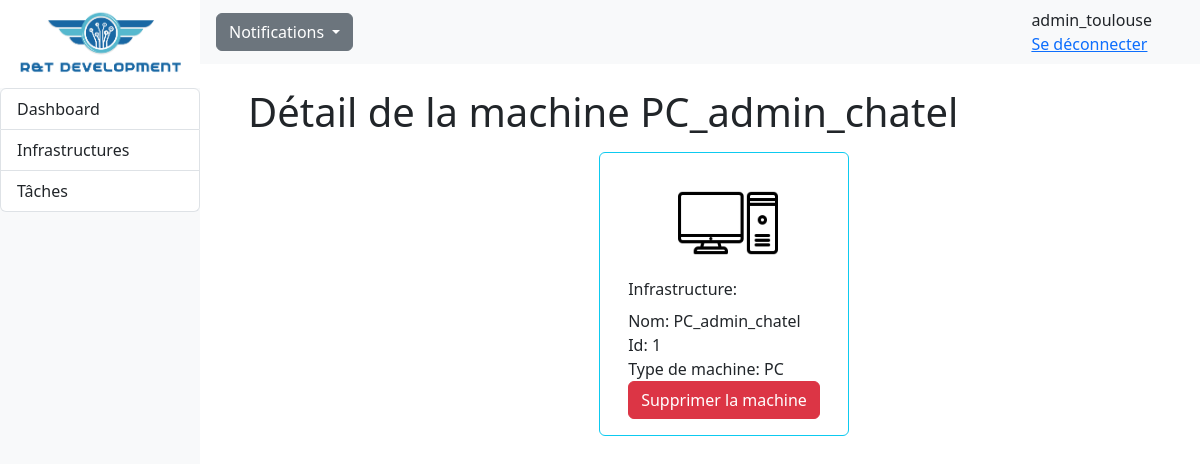
The page /RT_app/admin/machine-1 (signed in) on the database its author committed.
### RT_app/models.py (models this page shows, shortened)
class Personnel(AbstractUser):
    id = models.AutoField(primary_key=True,editable=False)
    is_staff = models.BooleanField(default=False)
    id_infrastructure = models.ForeignKey('Infrastructure', on_delete=models.CASCADE, null=True, default=None)

class Machine(models.Model):
    TYPE = (
        ('PC', 'PC - OS windows'),
        ('Mac', ('Mac - OS MacOS')),
        ('Serveur', ('Serveur - OS Debian')),
        ('Autre', ('Autre type de machine')),
    )
    id = models.AutoField(primary_key=True,editable=False)
    nom = models.CharField(max_length=30, default="PC")
    ip = models.CharField(max_length=15, default="172.0.0.1", validators=[RegexValidator(r'^((25[0-5]|(2[0-4]|1\d|[1-9]|)\d)\.?\b){4}$')])
    etat = models.BooleanField(default=True)
    id_infrastructure = models.ForeignKey('Infrastructure', on_delete=models.CASCADE)
    type_machine = models.CharField(max_length=32, choices=TYPE, default='PC')

### RT_app/views.py (the view)
# urls.py: path('admin/machine-<pk>',views.machine_detail_view ,name='machine-detail'),
@login_required
def machine_detail_view(request, pk):
    machine_seule = get_object_or_404(Machine, id=pk)
    context = {'machine': machine_seule}
    return render(request, 'admin/machine_detail.html', context)

### RT_app/templates/admin/machine_detail.html (shortened to what this page needs)
{% extends "dashboard.html" %}
{% block content %}
{% load static %}
<div class="mt-4 ms-5">
    <div class="row row-cols-lg-auto pe-4 align-items-center justify-content-between">
        <h1>Détail de la machine {{machine.nom}}</h1>
    </div>
        <div class="row gap-3 justify-content-evenly">
            <div class="card border-info mt-2 col-auto">
                <div class="card-body">
                    {% if machine.type_machine == 'PC' %}
                        <div class="card-img-top m-1"><img src="{% static 'img/admin/pc.png' %}" class="img-fluid mx-auto d-block" style="width: 100px;" alt="PC"></div>
                    {% elif machine.type_machine == 'Mac' %}
                        <div class="card-img-top m-1"><img src="{% static 'img/admin/mac.png' %}" class="img-fluid mx-auto d-block" style="width: 100px;" alt="Mac"></div>
                    {% elif machine.type_machine == 'Serveur' %}
                        <div class="card-img-top m-1"><img src="{% static 'img/admin/serveur.png' %}" class="img-fluid mx-auto d-block" style="width: 100px;" alt="Serveur"></div>
                    {% elif machine.type_machine == 'Autre' %}
                        <div class="card-img-top m-1"><img src="{% static 'img/admin/autre.png' %}" class="img-fluid mx-auto d-block" style="width: 100px;" alt="Autre"></div>
                    {% endif %}
                    <div class="card-title">Infrastructure: {{infrastructure.nom}}</div>
                    <div class="card-text">Nom: {{ machine.nom }}</div>
                    <div class="card-text">Id: {{ machine.id }}</div>
                    <div class="card-text">Type de machine: {{ machine.type_machine }}</div>
                    <form method="POST" action="{% url 'machine-delete' machine.id %}">
                        <button class="btn btn-danger" type="submit">Supprimer la machine</button>
                    </div>
                </div>
            </div>
        </div>
</div>
{% endblock %}

### RT_app/templates/admin/dashboard.html (shortened to what this page needs)
<!DOCTYPE html>
<html lang="en">
<head>
    {% load static %}
    <link rel="stylesheet" href="{% static 'css/styles.css' %}">
    <link href="https://cdn.jsdelivr.net/npm/bootstrap@5.3.0-alpha3/dist/css/bootstrap.min.css" rel="stylesheet">
</head>
<body>
    {% block menu %}
    <div class="container-fluid row g-0">
        <div class="bg-light col-2" id="sidebar">
          <nav class="navbar col d-flex align-items-center vh-100">
                <div class="fixed-top col-2">
                    <a href="{% url 'dashboard' %}"><img class="img-fluid" src="{% static 'img/rtdev.png' %}"/></a>
                    <div class="">
                        <ul class="list-group border-0">
                            <li class="list-group-item"> <a class="nav-link" href="{% url 'dashboard' %}">Dashboard</a></li>
                            <li class="list-group-item"> <a class="nav-link" href="{% url 'infra' %}">Infrastructures</a></li>
                            <li class="list-group-item"> <a class="nav-link" href="{% url 'taches' %}">Tâches</a></li>
                        </ul>
                    </div>
                </div>
            </nav>
        </div>
        <div class="col" id="main-content">
            <div>
                <nav class="navbar navbar-top bg-light row d-flex" id="main-navbar">
                    <div class="container-fluid">
                        <div class="nav-item dropdown ms-3 z-2">
                            <a class="btn btn-secondary dropdown-toggle" href="#" role="button" data-bs-toggle="dropdown" aria-expanded="false">
                              Notifications
                            </a>
                        </div>
                        <div class="nav-item">
                            <div class="nav-item d-flex me-5">
                                <span>{{user.username}}</span>
                            </div>
                            {% if user.is_authenticated%}
                                <div class="nav-item pe-3">
                                    <a href="{% url 'logout' %}">Se déconnecter</a>
                                </div>
                            {% endif %}
                        </div>
                    </div>
                  </nav>
            </div>
        {% endblock %}
        {% block content %}{% endblock %}
        </div>
</body>
</html>

### RT_app/static/css/styles.css (style rules this page uses)
body { font-family: 'Segoe UI', Tahoma, Geneva, Verdana, sans-serif; }

### rows shown on the page
Personnel: username "admin_toulouse"
Machine: nom "PC_admin_chatel", id "1", type_machine "PC"
